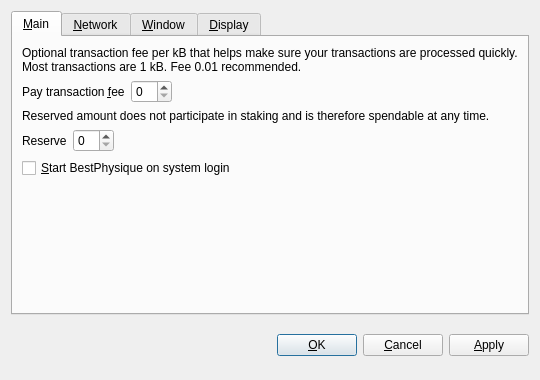
<?xml version="1.0" encoding="UTF-8"?>
<ui version="4.0">
 <class>OptionsDialog</class>
 <widget class="QDialog" name="OptionsDialog">
  <property name="geometry">
   <rect>
    <x>0</x>
    <y>0</y>
    <width>540</width>
    <height>380</height>
   </rect>
  </property>
  <property name="windowTitle">
   <string>Options</string>
  </property>
  <property name="modal">
   <bool>true</bool>
  </property>
  <layout class="QVBoxLayout" name="verticalLayout">
   <item>
    <widget class="QTabWidget" name="tabWidget">
     <property name="tabPosition">
      <enum>QTabWidget::North</enum>
     </property>
     <property name="currentIndex">
      <number>0</number>
     </property>
     <widget class="QWidget" name="tabMain">
      <attribute name="title">
       <string>&amp;Main</string>
      </attribute>
      <layout class="QVBoxLayout" name="verticalLayout_Main">
       <item>
        <widget class="QLabel" name="transactionFeeInfoLabel">
         <property name="text">
          <string>Optional transaction fee per kB that helps make sure your transactions are processed quickly. Most transactions are 1 kB. Fee 0.01 recommended.</string>
         </property>
         <property name="textFormat">
          <enum>Qt::PlainText</enum>
         </property>
         <property name="wordWrap">
          <bool>true</bool>
         </property>
        </widget>
       </item>
       <item>
        <layout class="QHBoxLayout" name="horizontalLayoutFee">
         <item>
          <widget class="QLabel" name="transactionFeeLabel">
           <property name="text">
            <string>Pay transaction &amp;fee</string>
           </property>
           <property name="textFormat">
            <enum>Qt::PlainText</enum>
           </property>
           <property name="buddy">
            <cstring>transactionFee</cstring>
           </property>
          </widget>
         </item>
         <item>
          <widget class="BitcoinAmountField" name="transactionFee"/>
         </item>
         <item>
          <spacer name="horizontalSpacerFee">
           <property name="orientation">
            <enum>Qt::Horizontal</enum>
           </property>
           <property name="sizeHint" stdset="0">
            <size>
             <width>40</width>
             <height>20</height>
            </size>
           </property>
          </spacer>
         </item>
        </layout>
       </item>
       <item>
        <widget class="QLabel" name="reserveBalanceInfoLabel">
         <property name="text">
          <string>Reserved amount does not participate in staking and is therefore spendable at any time.</string>
         </property>
         <property name="textFormat">
          <enum>Qt::PlainText</enum>
         </property>
         <property name="wordWrap">
          <bool>true</bool>
         </property>
        </widget>
       </item>
       <item>
        <layout class="QHBoxLayout" name="horizontalLayoutReserveBalance">
         <item>
          <widget class="QLabel" name="reserveBalanceLabel">
           <property name="text">
            <string>Reserve</string>
           </property>
           <property name="textFormat">
            <enum>Qt::PlainText</enum>
           </property>
           <property name="buddy">
            <cstring>reserveBalance</cstring>
           </property>
          </widget>
         </item>
         <item>
          <widget class="BitcoinAmountField" name="reserveBalance"/>
         </item>
         <item>
          <spacer name="horizontalSpacerReserveBalance">
           <property name="orientation">
            <enum>Qt::Horizontal</enum>
           </property>
           <property name="sizeHint" stdset="0">
            <size>
             <width>40</width>
             <height>20</height>
            </size>
           </property>
          </spacer>
         </item>
        </layout>
       </item>
       <item>
        <widget class="QCheckBox" name="bitcoinAtStartup">
         <property name="toolTip">
          <string>Automatically start BestPhysique after logging in to the system.</string>
         </property>
         <property name="text">
          <string>&amp;Start BestPhysique on system login</string>
         </property>
        </widget>
       </item>
       <item>
        <spacer name="verticalSpacer_Main">
         <property name="orientation">
          <enum>Qt::Vertical</enum>
         </property>
         <property name="sizeHint" stdset="0">
          <size>
           <width>20</width>
           <height>40</height>
          </size>
         </property>
        </spacer>
       </item>
      </layout>
     </widget>
     <widget class="QWidget" name="tabNetwork">
      <attribute name="title">
       <string>&amp;Network</string>
      </attribute>
      <layout class="QVBoxLayout" name="verticalLayout_Network">
       <item>
        <widget class="QCheckBox" name="mapPortUpnp">
         <property name="toolTip">
          <string>Automatically open the BestPhysique client port on the router. This only works when your router supports UPnP and it is enabled.</string>
         </property>
         <property name="text">
          <string>Map port using &amp;UPnP</string>
         </property>
        </widget>
       </item>
       <item>
        <widget class="QCheckBox" name="connectSocks">
         <property name="toolTip">
          <string>Connect to the BestPhysique network through a SOCKS proxy (e.g. when connecting through Tor).</string>
         </property>
         <property name="text">
          <string>&amp;Connect through SOCKS proxy:</string>
         </property>
        </widget>
       </item>
       <item>
        <layout class="QHBoxLayout" name="horizontalLayout_Network">
         <item>
          <widget class="QLabel" name="proxyIpLabel">
           <property name="text">
            <string>Proxy &amp;IP:</string>
           </property>
           <property name="textFormat">
            <enum>Qt::PlainText</enum>
           </property>
           <property name="buddy">
            <cstring>proxyIp</cstring>
           </property>
          </widget>
         </item>
         <item>
          <widget class="QValidatedLineEdit" name="proxyIp">
           <property name="maximumSize">
            <size>
             <width>140</width>
             <height>16777215</height>
            </size>
           </property>
           <property name="toolTip">
            <string>IP address of the proxy (e.g. 127.0.0.1)</string>
           </property>
          </widget>
         </item>
         <item>
          <widget class="QLabel" name="proxyPortLabel">
           <property name="text">
            <string>&amp;Port:</string>
           </property>
           <property name="textFormat">
            <enum>Qt::PlainText</enum>
           </property>
           <property name="buddy">
            <cstring>proxyPort</cstring>
           </property>
          </widget>
         </item>
         <item>
          <widget class="QLineEdit" name="proxyPort">
           <property name="maximumSize">
            <size>
             <width>55</width>
             <height>16777215</height>
            </size>
           </property>
           <property name="toolTip">
            <string>Port of the proxy (e.g. 9050)</string>
           </property>
          </widget>
         </item>
         <item>
          <widget class="QLabel" name="socksVersionLabel">
           <property name="text">
            <string>SOCKS &amp;Version:</string>
           </property>
           <property name="textFormat">
            <enum>Qt::PlainText</enum>
           </property>
           <property name="buddy">
            <cstring>socksVersion</cstring>
           </property>
          </widget>
         </item>
         <item>
          <widget class="QValueComboBox" name="socksVersion">
           <property name="toolTip">
            <string>SOCKS version of the proxy (e.g. 5)</string>
           </property>
          </widget>
         </item>
         <item>
          <spacer name="horizontalSpacer_Network">
           <property name="orientation">
            <enum>Qt::Horizontal</enum>
           </property>
           <property name="sizeHint" stdset="0">
            <size>
             <width>40</width>
             <height>20</height>
            </size>
           </property>
          </spacer>
         </item>
        </layout>
       </item>
       <item>
        <spacer name="verticalSpacer_Network">
         <property name="orientation">
          <enum>Qt::Vertical</enum>
         </property>
         <property name="sizeHint" stdset="0">
          <size>
           <width>20</width>
           <height>40</height>
          </size>
         </property>
        </spacer>
       </item>
      </layout>
     </widget>
     <widget class="QWidget" name="tabWindow">
      <attribute name="title">
       <string>&amp;Window</string>
      </attribute>
      <layout class="QVBoxLayout" name="verticalLayout_Window">
       <item>
        <widget class="QCheckBox" name="minimizeToTray">
         <property name="toolTip">
          <string>Show only a tray icon after minimizing the window.</string>
         </property>
         <property name="text">
          <string>&amp;Minimize to the tray instead of the taskbar</string>
         </property>
        </widget>
       </item>
       <item>
        <widget class="QCheckBox" name="minimizeOnClose">
         <property name="toolTip">
          <string>Minimize instead of exit the application when the window is closed. When this option is enabled, the application will be closed only after selecting Quit in the menu.</string>
         </property>
         <property name="text">
          <string>M&amp;inimize on close</string>
         </property>
        </widget>
       </item>
       <item>
        <spacer name="verticalSpacer_Window">
         <property name="orientation">
          <enum>Qt::Vertical</enum>
         </property>
         <property name="sizeHint" stdset="0">
          <size>
           <width>20</width>
           <height>40</height>
          </size>
         </property>
        </spacer>
       </item>
      </layout>
     </widget>
     <widget class="QWidget" name="tabDisplay">
      <attribute name="title">
       <string>&amp;Display</string>
      </attribute>
      <layout class="QVBoxLayout" name="verticalLayout_Display">
       <item>
        <layout class="QHBoxLayout" name="horizontalLayout_1_Display">
         <item>
          <widget class="QLabel" name="langLabel">
           <property name="text">
            <string>User Interface &amp;language:</string>
           </property>
           <property name="textFormat">
            <enum>Qt::PlainText</enum>
           </property>
           <property name="buddy">
            <cstring>lang</cstring>
           </property>
          </widget>
         </item>
         <item>
          <widget class="QValueComboBox" name="lang">
           <property name="toolTip">
            <string>The user interface language can be set here. This setting will take effect after restarting BestPhysique.</string>
           </property>
          </widget>
         </item>
        </layout>
       </item>
       <item>
        <layout class="QHBoxLayout" name="horizontalLayout_2_Display">
         <item>
          <widget class="QLabel" name="unitLabel">
           <property name="text">
            <string>&amp;Unit to show amounts in:</string>
           </property>
           <property name="textFormat">
            <enum>Qt::PlainText</enum>
           </property>
           <property name="buddy">
            <cstring>unit</cstring>
           </property>
          </widget>
         </item>
         <item>
          <widget class="QValueComboBox" name="unit">
           <property name="toolTip">
            <string>Choose the default subdivision unit to show in the interface and when sending coins.</string>
           </property>
          </widget>
         </item>
        </layout>
       </item>
       <item>
        <widget class="QCheckBox" name="displayAddresses">
         <property name="toolTip">
          <string>Whether to show BestPhysique addresses in the transaction list or not.</string>
         </property>
         <property name="text">
          <string>&amp;Display addresses in transaction list</string>
         </property>
        </widget>
       </item>
       <item>
        <widget class="QCheckBox" name="coinControlFeatures">
         <property name="toolTip">
          <string>Whether to show coin control features or not.</string>
         </property>
         <property name="text">
          <string>Display coin &amp;control features (experts only!)</string>
         </property>
        </widget>
       </item>
       <item>
        <spacer name="verticalSpacer_Display">
         <property name="orientation">
          <enum>Qt::Vertical</enum>
         </property>
         <property name="sizeHint" stdset="0">
          <size>
           <width>20</width>
           <height>40</height>
          </size>
         </property>
        </spacer>
       </item>
      </layout>
     </widget>
    </widget>
   </item>
   <item>
    <layout class="QHBoxLayout" name="horizontalLayout_Buttons">
     <item>
      <spacer name="horizontalSpacer_1">
       <property name="orientation">
        <enum>Qt::Horizontal</enum>
       </property>
       <property name="sizeHint" stdset="0">
        <size>
         <width>40</width>
         <height>48</height>
        </size>
       </property>
      </spacer>
     </item>
     <item>
      <widget class="QLabel" name="statusLabel">
       <property name="font">
        <font>
         <weight>75</weight>
         <bold>true</bold>
        </font>
       </property>
       <property name="text">
        <string/>
       </property>
       <property name="textFormat">
        <enum>Qt::PlainText</enum>
       </property>
       <property name="wordWrap">
        <bool>true</bool>
       </property>
      </widget>
     </item>
     <item>
      <spacer name="horizontalSpacer_2">
       <property name="orientation">
        <enum>Qt::Horizontal</enum>
       </property>
       <property name="sizeHint" stdset="0">
        <size>
         <width>40</width>
         <height>48</height>
        </size>
       </property>
      </spacer>
     </item>
     <item>
      <widget class="QPushButton" name="okButton">
       <property name="text">
        <string>&amp;OK</string>
       </property>
      </widget>
     </item>
     <item>
      <widget class="QPushButton" name="cancelButton">
       <property name="text">
        <string>&amp;Cancel</string>
       </property>
       <property name="autoDefault">
        <bool>false</bool>
       </property>
      </widget>
     </item>
     <item>
      <widget class="QPushButton" name="applyButton">
       <property name="text">
        <string>&amp;Apply</string>
       </property>
       <property name="autoDefault">
        <bool>false</bool>
       </property>
      </widget>
     </item>
    </layout>
   </item>
  </layout>
 </widget>
 <customwidgets>
  <customwidget>
   <class>BitcoinAmountField</class>
   <extends>QSpinBox</extends>
   <header>bitcoinamountfield.h</header>
  </customwidget>
  <customwidget>
   <class>QValueComboBox</class>
   <extends>QComboBox</extends>
   <header>qvaluecombobox.h</header>
  </customwidget>
  <customwidget>
   <class>QValidatedLineEdit</class>
   <extends>QLineEdit</extends>
   <header>qvalidatedlineedit.h</header>
  </customwidget>
 </customwidgets>
 <resources/>
 <connections/>
</ui>
